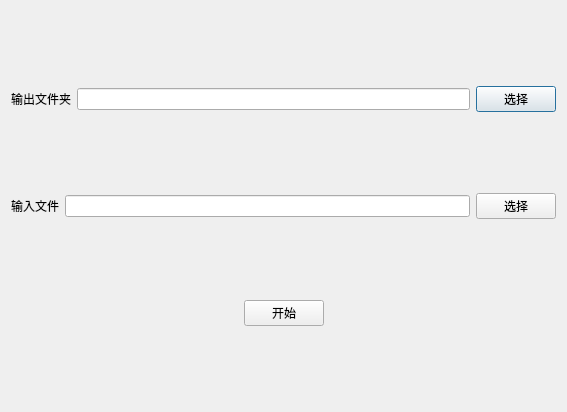
<?xml version="1.0" encoding="UTF-8"?>
<ui version="4.0">
 <class>Dialog</class>
 <widget class="QDialog" name="Dialog">
  <property name="geometry">
   <rect>
    <x>0</x>
    <y>0</y>
    <width>567</width>
    <height>412</height>
   </rect>
  </property>
  <property name="windowTitle">
   <string>Dialog</string>
  </property>
  <layout class="QVBoxLayout" name="verticalLayout">
   <item>
    <layout class="QHBoxLayout" name="horizontalLayout">
     <item>
      <widget class="QLabel" name="label_2">
       <property name="text">
        <string>输出文件夹</string>
       </property>
      </widget>
     </item>
     <item>
      <widget class="QLineEdit" name="dirLineEdit"/>
     </item>
     <item>
      <widget class="QPushButton" name="pushButton_3">
       <property name="text">
        <string>选择</string>
       </property>
      </widget>
     </item>
    </layout>
   </item>
   <item>
    <layout class="QHBoxLayout" name="horizontalLayout_2">
     <item>
      <widget class="QLabel" name="label">
       <property name="text">
        <string>输入文件</string>
       </property>
      </widget>
     </item>
     <item>
      <widget class="QLineEdit" name="fileLineEdit"/>
     </item>
     <item>
      <widget class="QPushButton" name="pushButton">
       <property name="text">
        <string>选择</string>
       </property>
      </widget>
     </item>
    </layout>
   </item>
   <item>
    <layout class="QHBoxLayout" name="horizontalLayout_3">
     <item>
      <spacer name="horizontalSpacer">
       <property name="orientation">
        <enum>Qt::Horizontal</enum>
       </property>
       <property name="sizeHint" stdset="0">
        <size>
         <width>40</width>
         <height>20</height>
        </size>
       </property>
      </spacer>
     </item>
     <item>
      <widget class="QPushButton" name="pushButton_2">
       <property name="text">
        <string>开始</string>
       </property>
      </widget>
     </item>
     <item>
      <spacer name="horizontalSpacer_2">
       <property name="orientation">
        <enum>Qt::Horizontal</enum>
       </property>
       <property name="sizeHint" stdset="0">
        <size>
         <width>40</width>
         <height>20</height>
        </size>
       </property>
      </spacer>
     </item>
    </layout>
   </item>
  </layout>
 </widget>
 <resources/>
 <connections>
  <connection>
   <sender>pushButton_3</sender>
   <signal>clicked()</signal>
   <receiver>Dialog</receiver>
   <slot>selectDirAction()</slot>
   <hints>
    <hint type="sourcelabel">
     <x>511</x>
     <y>70</y>
    </hint>
    <hint type="destinationlabel">
     <x>753</x>
     <y>74</y>
    </hint>
   </hints>
  </connection>
  <connection>
   <sender>pushButton</sender>
   <signal>clicked()</signal>
   <receiver>Dialog</receiver>
   <slot>selectFileAction()</slot>
   <hints>
    <hint type="sourcelabel">
     <x>539</x>
     <y>211</y>
    </hint>
    <hint type="destinationlabel">
     <x>650</x>
     <y>281</y>
    </hint>
   </hints>
  </connection>
  <connection>
   <sender>pushButton_2</sender>
   <signal>clicked()</signal>
   <receiver>Dialog</receiver>
   <slot>startAction()</slot>
   <hints>
    <hint type="sourcelabel">
     <x>307</x>
     <y>340</y>
    </hint>
    <hint type="destinationlabel">
     <x>290</x>
     <y>497</y>
    </hint>
   </hints>
  </connection>
 </connections>
 <slots>
  <slot>selectDirAction()</slot>
  <slot>selectFileAction()</slot>
  <slot>startAction()</slot>
 </slots>
</ui>
